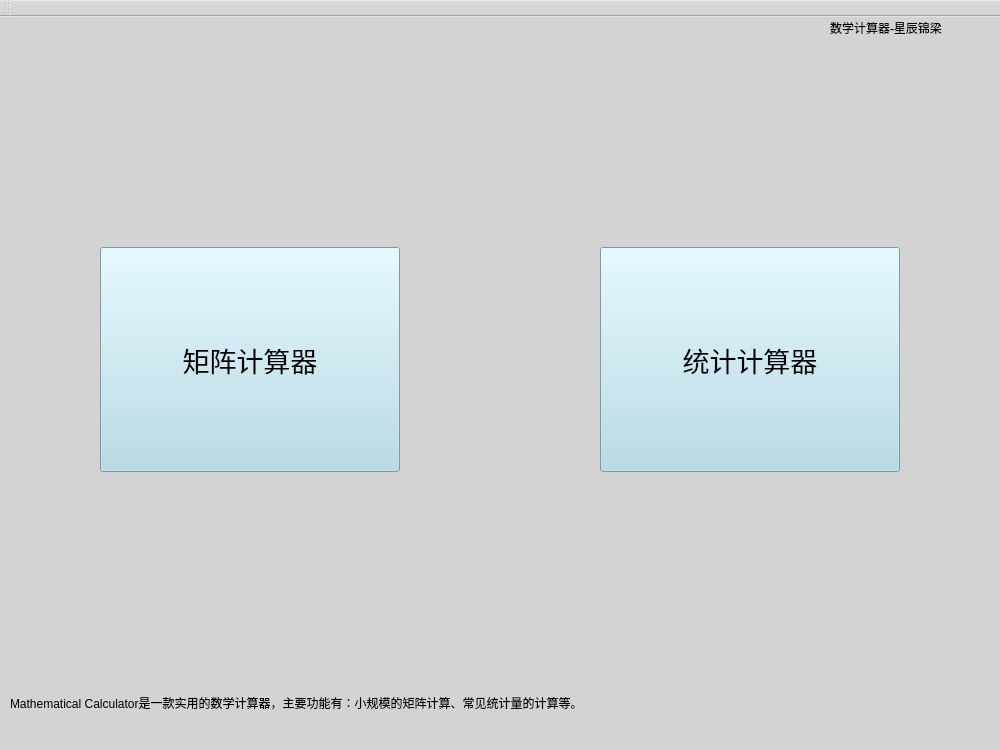
<?xml version="1.0" encoding="UTF-8"?>
<ui version="4.0">
 <class>MainWindow</class>
 <widget class="QMainWindow" name="MainWindow">
  <property name="geometry">
   <rect>
    <x>0</x>
    <y>0</y>
    <width>1000</width>
    <height>750</height>
   </rect>
  </property>
  <property name="minimumSize">
   <size>
    <width>1000</width>
    <height>750</height>
   </size>
  </property>
  <property name="maximumSize">
   <size>
    <width>1000</width>
    <height>750</height>
   </size>
  </property>
  <property name="font">
   <font>
    <pointsize>20</pointsize>
   </font>
  </property>
  <property name="windowTitle">
   <string>Mathematical Calculator</string>
  </property>
  <property name="styleSheet">
   <string notr="true">background-color: lightgray;
</string>
  </property>
  <widget class="QWidget" name="centralWidget">
   <widget class="QPushButton" name="MainMatrix">
    <property name="geometry">
     <rect>
      <x>100</x>
      <y>230</y>
      <width>300</width>
      <height>225</height>
     </rect>
    </property>
    <property name="font">
     <font>
      <family>Agency FB</family>
      <pointsize>20</pointsize>
      <weight>50</weight>
      <italic>false</italic>
      <bold>false</bold>
     </font>
    </property>
    <property name="styleSheet">
     <string notr="true">background-color: lightblue;
font: 20pt &quot;Agency FB&quot;;
</string>
    </property>
    <property name="text">
     <string>矩阵计算器</string>
    </property>
    <property name="autoRepeatDelay">
     <number>306</number>
    </property>
   </widget>
   <widget class="QPushButton" name="MainStatistics">
    <property name="geometry">
     <rect>
      <x>600</x>
      <y>230</y>
      <width>300</width>
      <height>225</height>
     </rect>
    </property>
    <property name="font">
     <font>
      <family>Agency FB</family>
      <pointsize>20</pointsize>
      <weight>50</weight>
      <italic>false</italic>
      <bold>false</bold>
     </font>
    </property>
    <property name="styleSheet">
     <string notr="true">background-color: lightblue;
font: 20pt &quot;Agency FB&quot;;
</string>
    </property>
    <property name="text">
     <string>统计计算器</string>
    </property>
   </widget>
   <widget class="QLabel" name="ProjectName">
    <property name="geometry">
     <rect>
      <x>830</x>
      <y>-20</y>
      <width>461</width>
      <height>61</height>
     </rect>
    </property>
    <property name="styleSheet">
     <string notr="true">font: 9pt &quot;Agency FB&quot;;</string>
    </property>
    <property name="text">
     <string>数学计算器-星辰锦梁</string>
    </property>
   </widget>
   <widget class="QLabel" name="label">
    <property name="geometry">
     <rect>
      <x>10</x>
      <y>660</y>
      <width>1001</width>
      <height>51</height>
     </rect>
    </property>
    <property name="text">
     <string>Mathematical Calculator是一款实用的数学计算器，主要功能有：小规模的矩阵计算、常见统计量的计算等。</string>
    </property>
   </widget>
  </widget>
  <widget class="QToolBar" name="mainToolBar">
   <attribute name="toolBarArea">
    <enum>TopToolBarArea</enum>
   </attribute>
   <attribute name="toolBarBreak">
    <bool>false</bool>
   </attribute>
  </widget>
  <widget class="QStatusBar" name="statusBar"/>
 </widget>
 <layoutdefault spacing="6" margin="11"/>
 <resources/>
 <connections/>
</ui>
